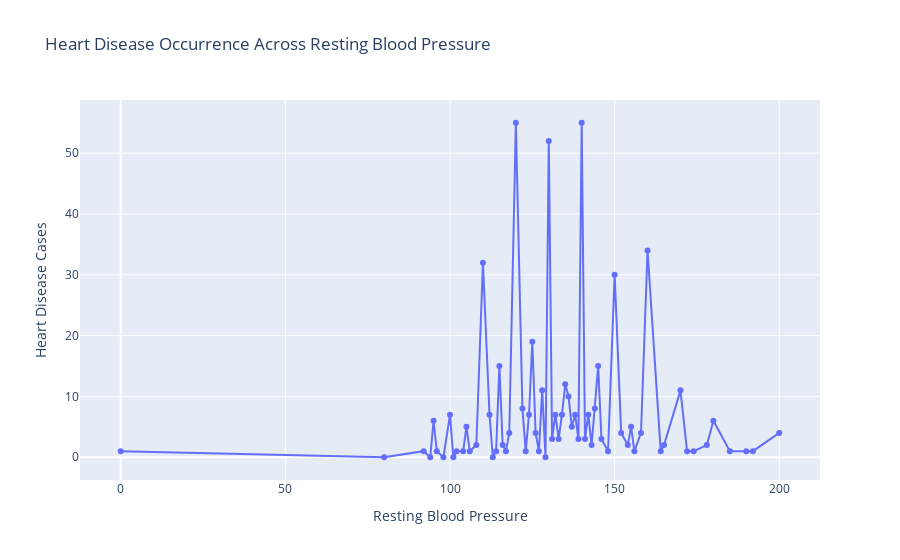

The code cell stored with this chart in its notebook:
### Code cell
#group by RestingBP and count the occurrences of Heart Disease
df_grouped = dfraw.groupby("RestingBP")["HeartDisease"].sum().reset_index()

#create line chart
fig = px.line(df_grouped, x="RestingBP", y="HeartDisease", markers=True,
              title="Heart Disease Occurrence Across Resting Blood Pressure",
              labels={"RestingBP": "Resting Blood Pressure", "HeartDisease": "Heart Disease Cases"})
fig.show()

### Figure 1 — Plotly figure (JSON) as saved in the notebook; plotly's stock layout.template omitted (floating-point values rounded to 4 significant figures)
{"data": [{"hovertemplate": "Resting Blood Pressure=%{x}<br>Heart Disease Cases=%{y}<extra></extra>", "legendgroup": "", "line": {"color": "#636efa", "dash": "solid"}, "marker": {"symbol": "circle"}, "mode": "lines+markers", "name": "", "orientation": "v", "showlegend": false, "type": "scatter", "x": [0, 80, 92, 94, 95, 96, 98, 100, 101, 102, 104, 105, 106, 108, 110, 112, 113, 114, 115, 116, 117, 118, 120, 122, 123, 124, 125, 126, 127, 128, 129, 130, 131, 132, 133, 134, 135, 136, 137, 138, 139, 140, 141, 142, 143, 144, 145, 146, 148, 150, 152, 154, 155, 156, 158, 160, 164, 165, 170, 172, 174, 178, 180, 185, 190, 192, 200], "xaxis": "x", "y": [1, 0, 1, 0, 6, 1, 0, 7, 0, 1, 1, 5, 1, 2, 32, 7, 0, 1, 15, 2, 1, 4, 55, 8, 1, 7, 19, 4, 1, 11, 0, 52, 3, 7, 3, 7, 12, 10, 5, 7, 3, 55, 3, 7, 2, 8, 15, 3, 1, 30, 4, 2, 5, 1, 4, 34, 1, 2, 11, 1, 1, 2, 6, 1, 1, 1, 4], "yaxis": "y"}], "layout": {"autosize": true, "legend": {"tracegroupgap": 0}, "title": {"text": "Heart Disease Occurrence Across Resting Blood Pressure"}, "xaxis": {"anchor": "y", "autorange": true, "domain": [0, 1], "range": [-12.1, 212.1], "title": {"text": "Resting Blood Pressure"}, "type": "linear"}, "yaxis": {"anchor": "x", "autorange": true, "domain": [0, 1], "range": [-4.539, 59.54], "title": {"text": "Heart Disease Cases"}, "type": "linear"}}}
